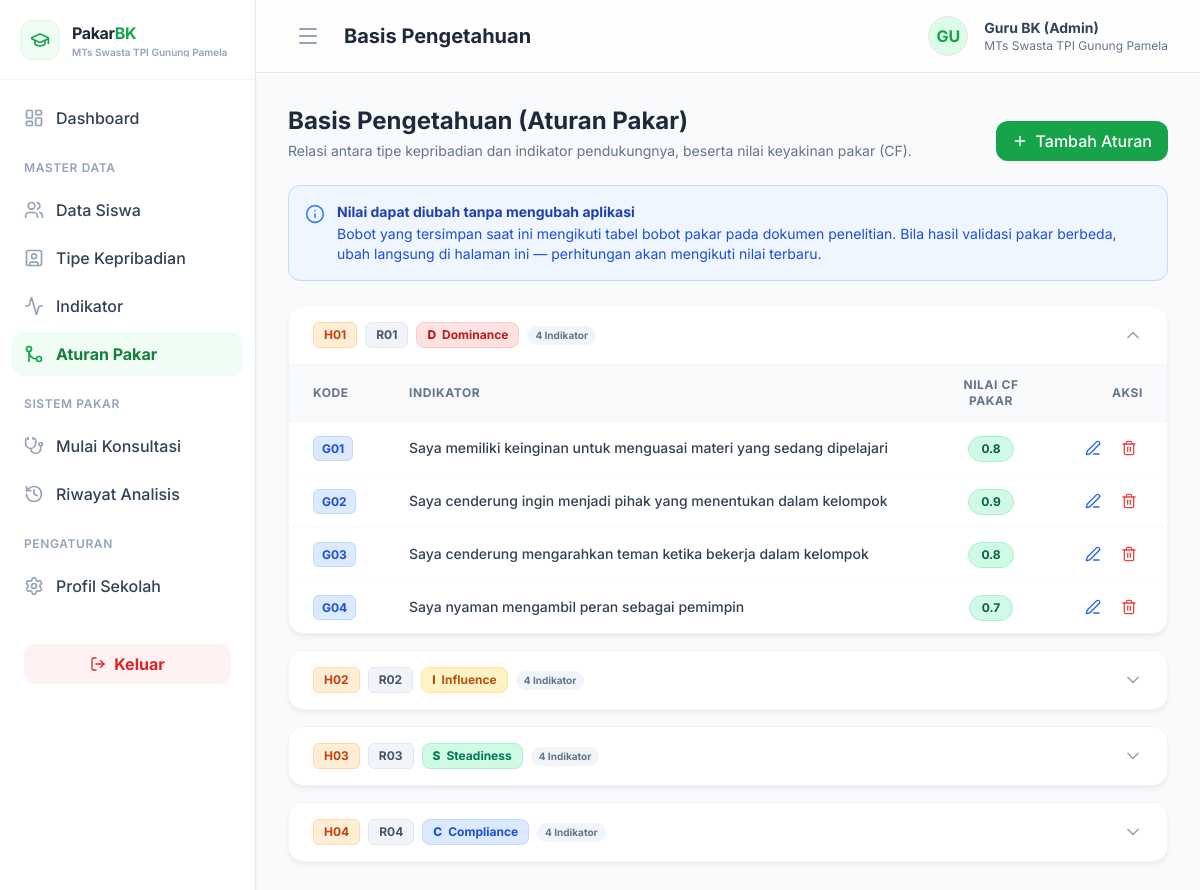
Page /index.php?page=aturan (signed in) on the committed database.
### tables this page shows
CREATE TABLE `kepribadian` (
  `id_kepribadian` int NOT NULL AUTO_INCREMENT,
  `kode`           varchar(5)  NOT NULL,
  `kode_rule`      varchar(5)  NOT NULL,
  `tipe`           enum('D','I','S','C') NOT NULL,
  `nama`           varchar(50) NOT NULL,
  `deskripsi`      text,
  `rekomendasi`    text,
  `id_admin`       int      NULL,
  `created_at`     datetime NOT NULL DEFAULT CURRENT_TIMESTAMP,
  `updated_at`     datetime NOT NULL DEFAULT CURRENT_TIMESTAMP ON UPDATE CURRENT_TIMESTAMP,
  PRIMARY KEY (`id_kepribadian`),
  UNIQUE KEY `kode` (`kode`),
  UNIQUE KEY `kode_rule` (`kode_rule`),
  UNIQUE KEY `tipe` (`tipe`),
  KEY `id_admin` (`id_admin`),
  CONSTRAINT `kepribadian_ibfk_admin` FOREIGN KEY (`id_admin`) REFERENCES `admin` (`id_admin`) ON DELETE SET NULL
);

CREATE TABLE `aturan` (
  `id_aturan`      int NOT NULL AUTO_INCREMENT,
  `id_kepribadian` int   NOT NULL,
  `id_gejala`      int   NOT NULL,
  `nilai_cf`       float NOT NULL,
  `id_admin`       int      NULL,
  `created_at`     datetime NOT NULL DEFAULT CURRENT_TIMESTAMP,
  `updated_at`     datetime NOT NULL DEFAULT CURRENT_TIMESTAMP ON UPDATE CURRENT_TIMESTAMP,
  PRIMARY KEY (`id_aturan`),
  UNIQUE KEY `relasi_unik` (`id_kepribadian`,`id_gejala`),
  KEY `id_gejala` (`id_gejala`),
  KEY `id_admin` (`id_admin`),
  CONSTRAINT `aturan_ibfk_1` FOREIGN KEY (`id_kepribadian`) REFERENCES `kepribadian` (`id_kepribadian`) ON DELETE CASCADE,
  CONSTRAINT `aturan_ibfk_2` FOREIGN KEY (`id_gejala`)      REFERENCES `gejala` (`id_gejala`)           ON DELETE CASCADE,
  CONSTRAINT `aturan_ibfk_admin` FOREIGN KEY (`id_admin`)   REFERENCES `admin` (`id_admin`)             ON DELETE SET NULL
);

CREATE TABLE `gejala` (
  `id_gejala`   int NOT NULL AUTO_INCREMENT,
  `kode_gejala` varchar(10)  NOT NULL,
  `nama_gejala` varchar(255) NOT NULL,
  `id_admin`    int      NULL,
  `created_at`  datetime NOT NULL DEFAULT CURRENT_TIMESTAMP,
  `updated_at`  datetime NOT NULL DEFAULT CURRENT_TIMESTAMP ON UPDATE CURRENT_TIMESTAMP,
  PRIMARY KEY (`id_gejala`),
  UNIQUE KEY `kode_gejala` (`kode_gejala`),
  KEY `id_admin` (`id_admin`),
  CONSTRAINT `gejala_ibfk_admin` FOREIGN KEY (`id_admin`) REFERENCES `admin` (`id_admin`) ON DELETE SET NULL
);

### config/koneksi.php (called while the page is built, shortened)
<?php
spl_autoload_register(function ($class_name) {
    $file = __DIR__ . '/../models/' . $class_name . '.php';
});

### models/Kepribadian.php (called while the page is built, shortened)
<?php
class Kepribadian
{
    private $db;
    public function __construct($db)
    {
        $this->db = $db;
    }
    public function getAllKepribadian()
    {
        $stmt = $this->db->prepare("SELECT * FROM kepribadian ORDER BY kode ASC");
        $stmt->execute();
        return $stmt->fetchAll();
    }
}

### models/Aturan.php (called while the page is built, shortened)
<?php
class Aturan
{
    private $db;
    public function __construct($db)
    {
        $this->db = $db;
    }
    public function getAturanByKepribadian($id_kepribadian)
    {
        $stmt = $this->db->prepare("
            SELECT a.*, g.kode_gejala, g.nama_gejala
              FROM aturan a
              JOIN gejala g ON a.id_gejala = g.id_gejala
             WHERE a.id_kepribadian = :id_kepribadian
             ORDER BY g.kode_gejala ASC
        ");
        $stmt->bindParam(':id_kepribadian', $id_kepribadian);
        $stmt->execute();
        return $stmt->fetchAll();
    }
}

### pages/master/aturan.php (the view, shortened to what this page needs)
<?php
$kepribadianModel = new Kepribadian($db);
$aturanModel      = new Aturan($db);
$dataKepribadian = $kepribadianModel->getAllKepribadian();
$warnaTipe = [
    'D' => 'bg-red-100 text-red-700 border-red-200',
    'I' => 'bg-amber-100 text-amber-700 border-amber-200',
    'S' => 'bg-emerald-100 text-emerald-700 border-emerald-200',
    'C' => 'bg-blue-100 text-blue-700 border-blue-200',
];
?>
<div class="mb-6 flex flex-col md:flex-row md:justify-between md:items-end gap-4">
    <div>
        <h2 class="text-2xl font-bold text-slate-800">Basis Pengetahuan (Aturan Pakar)</h2>
        <p class="text-slate-500 mt-1 text-sm">Relasi antara tipe kepribadian dan indikator pendukungnya, beserta nilai keyakinan pakar (CF).</p>
    </div>
    <div class="flex">
        <button onclick="document.getElementById('modalTambah').classList.remove('hidden')" class="bg-brand-600 hover:bg-brand-700 text-white px-4 py-2 rounded-xl font-medium flex items-center transition-colors shadow-sm">
            <i data-lucide="plus" class="w-4 h-4 mr-2"></i> Tambah Aturan
        </button>
    </div>
</div>
<div class="bg-blue-50 border border-blue-200 rounded-xl p-4 mb-6 flex items-start gap-3">
    <i data-lucide="info" class="w-5 h-5 text-blue-500 shrink-0 mt-0.5"></i>
    <div class="text-sm">
        <p class="font-bold text-blue-800">Nilai dapat diubah tanpa mengubah aplikasi</p>
        <p class="text-blue-700 mt-0.5">Bobot yang tersimpan saat ini mengikuti tabel bobot pakar pada dokumen penelitian. Bila hasil validasi pakar berbeda, ubah langsung di halaman ini &mdash; perhitungan akan mengikuti nilai terbaru.</p>
    </div>
</div>
<div class="space-y-4 mb-10">
    <?php foreach($dataKepribadian as $index => $k):
        $id_kepribadian = $k['id_kepribadian'];
        $dataAturan     = $aturanModel->getAturanByKepribadian($id_kepribadian);
        $isOpen         = ($index === 0) ? 'true' : 'false';
        $cls            = $warnaTipe[$k['tipe']] ?? 'bg-slate-100 text-slate-700 border-slate-200';
    ?>
    <div class="card overflow-hidden" data-accordion>
        <button type="button" class="w-full text-left bg-white hover:bg-slate-50 px-6 py-4 flex justify-between items-center focus:outline-none transition-colors" onclick="toggleAccordion('acc-<?= $id_kepribadian ?>', this)">
            <h3 class="font-bold text-slate-800 flex items-center flex-wrap gap-2">
                <span class="bg-orange-100 text-orange-700 px-2.5 py-1 rounded-md text-xs border border-orange-200"><?= htmlspecialchars($k['kode']) ?></span>
                <span class="bg-slate-100 text-slate-600 px-2.5 py-1 rounded-md text-xs border border-slate-200"><?= htmlspecialchars($k['kode_rule']) ?></span>
                <span class="inline-flex items-center gap-1.5 px-2.5 py-1 rounded-lg text-xs font-bold border <?= $cls ?>">
                    <span class="font-extrabold"><?= htmlspecialchars($k['tipe']) ?></span> <?= htmlspecialchars($k['nama']) ?>
                </span>
                <span class="px-2 py-0.5 rounded-full text-[10px] font-bold bg-slate-100 text-slate-500"><?= count($dataAturan) ?> Indikator</span>
            </h3>
            <div class="text-slate-400 transform transition-transform duration-200 <?= $isOpen === 'true' ? 'rotate-180' : '' ?>">
                <i data-lucide="chevron-down" class="w-5 h-5"></i>
            </div>
        </button>
        <div id="acc-<?= $id_kepribadian ?>" class="transition-all duration-300 ease-in-out border-t border-slate-100 <?= $isOpen === 'true' ? '' : 'hidden' ?>">
            <div class="p-0">
                <?php if(count($dataAturan) > 0): ?>
                <div class="overflow-x-auto">
                    <table class="w-full text-left border-collapse">
                        <thead>
                            <tr class="bg-slate-50 border-b border-slate-100">
                                <th class="px-6 py-3 text-xs font-bold text-slate-500 uppercase tracking-wider w-24">Kode</th>
                                <th class="px-6 py-3 text-xs font-bold text-slate-500 uppercase tracking-wider">Indikator</th>
                                <th class="px-6 py-3 text-xs font-bold text-slate-500 uppercase tracking-wider w-32 text-center">Nilai CF Pakar</th>
                                <th class="px-6 py-3 text-xs font-bold text-slate-500 uppercase tracking-wider text-right w-28">Aksi</th>
                            </tr>
                        </thead>
                        <tbody class="divide-y divide-slate-50">
                            <?php foreach($dataAturan as $a): ?>
                            <tr class="hover:bg-slate-50/80 transition-colors">
                                <td class="px-6 py-3 text-sm">
                                    <span class="bg-blue-100 text-blue-700 px-2 py-1 rounded-md text-xs font-bold border border-blue-200"><?= $a['kode_gejala'] ?></span>
                                </td>
                                <td class="px-6 py-3 text-sm text-slate-700 font-medium"><?= htmlspecialchars($a['nama_gejala']) ?></td>
                                <td class="px-6 py-3 text-center">
                                    <span class="inline-flex items-center px-3 py-1 rounded-full text-xs font-bold bg-emerald-100 text-emerald-800 border border-emerald-200">
                                        <?= $a['nilai_cf'] ?>
                                    </span>
                                </td>
                                <td class="px-6 py-3 text-sm text-right">
                                    <button onclick='editAturan(<?= json_encode([
                                        "id"    => $a["id_aturan"],
                                        "kode"  => $a["kode_gejala"],
                                        "nama"  => $a["nama_gejala"],
                                        "tipe"  => $k["nama"],
                                        "nilai" => (float) $a["nilai_cf"],
                                    ], JSON_HEX_APOS | JSON_HEX_QUOT) ?>)' class="text-blue-600 hover:text-blue-800 p-1.5 rounded-md hover:bg-blue-50 transition-colors inline-block" title="Ubah Nilai CF">
                                        <i data-lucide="edit-3" class="w-4 h-4"></i>
                                    </button>
                                    <button onclick="confirmHapus(<?= $a['id_aturan'] ?>)" class="text-red-500 hover:text-red-700 p-1.5 rounded-md hover:bg-red-50 transition-colors ml-1 inline-block" title="Hapus Relasi">
                                        <i data-lucide="trash-2" class="w-4 h-4"></i>
                                    </button>
                                </td>
                            </tr>
                            <?php endforeach; ?>
                        </tbody>
                    </table>
                </div>
                <?php endif; ?>
            </div>
        </div>
    </div>
    <?php endforeach; ?>
</div>

### layouts/header.php (style rules this page uses)
body { background-color: #f8fafc; }
.card { background-color: #ffffff; border-radius: 1rem; box-shadow: 0 4px 6px -1px rgba(0, 0, 0, 0.05), 0 2px 4px -1px rgba(0, 0, 0, 0.03); border: 1px solid #f1f5f9; }

### rows in the picture
kepribadian: kode "H01", kode_rule "R01", tipe "D", nama "Dominance", count($dataAturan) "4"
aturan: id_gejala.kode_gejala "G01", id_gejala.nama_gejala "Saya memiliki keinginan untuk menguasai materi yang sedang dipelajari", nilai_cf "0.8"
aturan: id_gejala.kode_gejala "G02", id_gejala.nama_gejala "Saya cenderung ingin menjadi pihak yang menentukan dalam kelompok", nilai_cf "0.9"
aturan: id_gejala.kode_gejala "G03", id_gejala.nama_gejala "Saya cenderung mengarahkan teman ketika bekerja dalam kelompok", nilai_cf "0.8"
aturan: id_gejala.kode_gejala "G04", id_gejala.nama_gejala "Saya nyaman mengambil peran sebagai pemimpin", nilai_cf "0.7"
kepribadian: kode "H02", kode_rule "R02", tipe "I", nama "Influence", count($dataAturan) "4"
kepribadian: kode "H03", kode_rule "R03", tipe "S", nama "Steadiness", count($dataAturan) "4"
kepribadian: kode "H04", kode_rule "R04", tipe "C", nama "Compliance", count($dataAturan) "4"

### other values in the picture
$GLOBALS['admin_profile']['nama_sekolah'] "MTs Swasta TPI Gunung Pamela"
substr($GLOBALS['admin_profile']['nama_lengkap'] ?? 'BK', 0, 2) "GU"
$GLOBALS['admin_profile']['nama_lengkap'] "Guru BK (Admin)"
